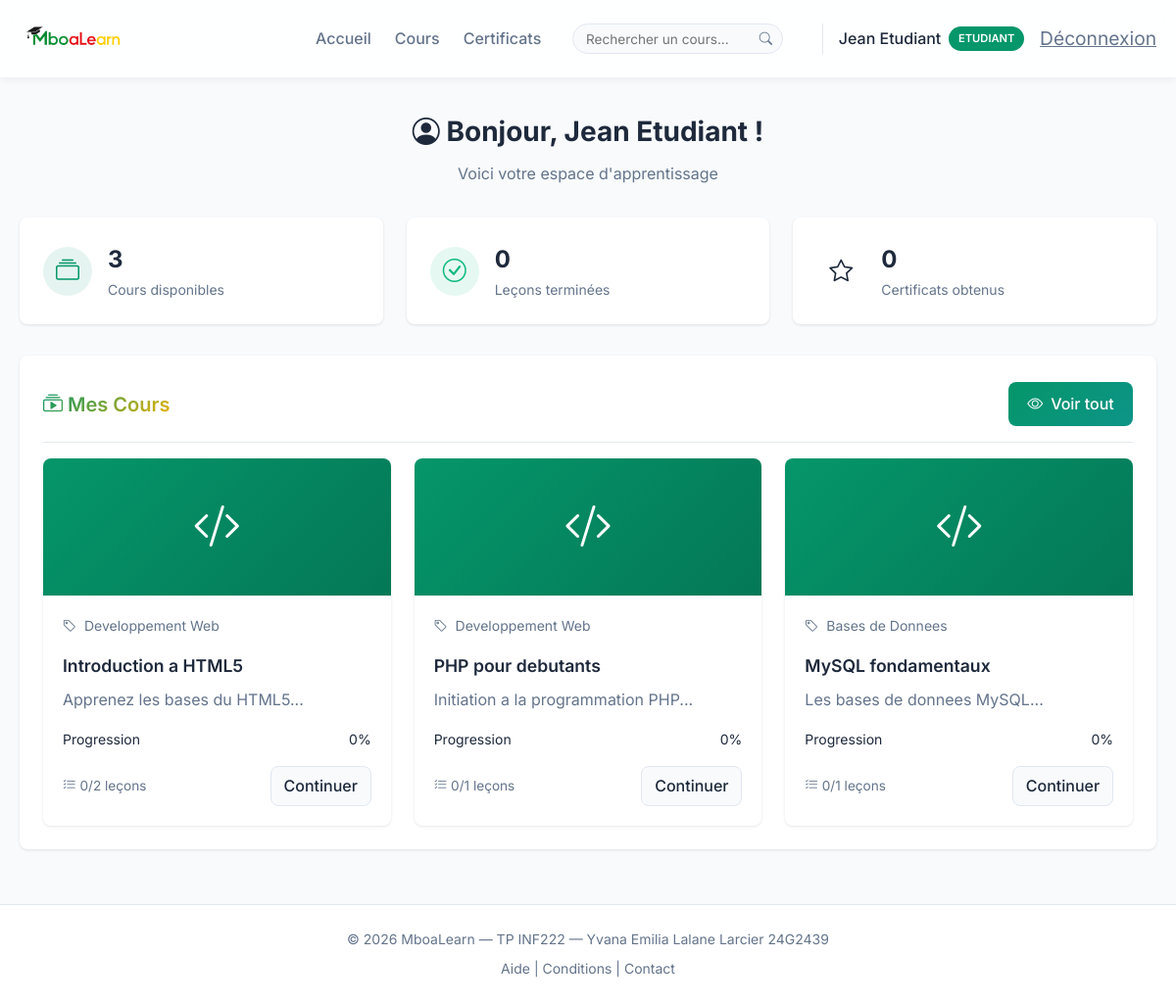
Page /dashboard.php (signed in) on the committed database.
### tables this page shows
CREATE TABLE users (
    id INT AUTO_INCREMENT PRIMARY KEY,
    nom VARCHAR(100) NOT NULL,
    email VARCHAR(150) UNIQUE NOT NULL,
    password VARCHAR(255) NOT NULL,
    role ENUM('etudiant', 'enseignant', 'promoteur') DEFAULT 'etudiant',
    date_inscription TIMESTAMP DEFAULT CURRENT_TIMESTAMP
);

CREATE TABLE cours (
    id INT AUTO_INCREMENT PRIMARY KEY,
    titre VARCHAR(200) NOT NULL,
    description TEXT,
    module_id INT,
    enseignant_id INT,
    date_creation TIMESTAMP DEFAULT CURRENT_TIMESTAMP,
    FOREIGN KEY (module_id) REFERENCES modules(id) ON DELETE SET NULL,
    FOREIGN KEY (enseignant_id) REFERENCES users(id) ON DELETE SET NULL
);

CREATE TABLE modules (
    id INT AUTO_INCREMENT PRIMARY KEY,
    nom VARCHAR(150) NOT NULL,
    description TEXT,
    date_creation TIMESTAMP DEFAULT CURRENT_TIMESTAMP
);

### includes/auth.php (called while the page is built, shortened)
<?php
require_once __DIR__ . '/../config/database.php';
function is_logged_in() {
    return isset($_SESSION['user_id']);
}
function has_role($role) {
    return isset($_SESSION['user_role']) && $_SESSION['user_role'] === $role;
}
function get_user_info() {
    global $pdo;
    $stmt = $pdo->prepare("SELECT id, nom, email, role FROM users WHERE id = ?");
    $stmt->execute([$_SESSION['user_id']]);
    return $stmt->fetch();
}

### dashboard.php (the view, shortened to what this page needs)
<?php
require_once 'config/database.php';
require_once 'includes/auth.php';
$etudiant_id = $_SESSION['user_id'];
$stmt = $pdo->prepare("
    SELECT c.id, c.titre, c.description, m.nom as module_nom,
           COUNT(DISTINCT l.id) as total_lecons,
           COUNT(DISTINCT CASE WHEN p.statut = 'termine' THEN l.id END) as lecons_terminees,
           AVG(CASE WHEN r.note IS NOT NULL THEN r.note ELSE NULL END) as moyenne
    FROM cours c
    LEFT JOIN modules m ON c.module_id = m.id
    LEFT JOIN lecons l ON c.id = l.cours_id
    LEFT JOIN progression p ON l.id = p.lecon_id AND p.etudiant_id = ?
    LEFT JOIN evaluations e ON l.id = e.lecon_id
    LEFT JOIN resultats r ON e.id = r.evaluation_id AND r.etudiant_id = ?
    GROUP BY c.id, c.titre, c.description, m.nom
    ORDER BY c.date_creation DESC
");
$stmt->execute([$etudiant_id, $etudiant_id]);
$cours = $stmt->fetchAll();
$stmt = $pdo->prepare("
    SELECT cert.*, m.nom as module_nom
    FROM certificats cert
    JOIN modules m ON cert.module_id = m.id
    WHERE cert.etudiant_id = ?
    ORDER BY cert.date_obtention DESC
");
$stmt->execute([$etudiant_id]);
$certificats = $stmt->fetchAll();
?>
<!DOCTYPE html>
<html lang="fr">
<head>
    <link rel="stylesheet" href="https://cdn.jsdelivr.net/npm/bootstrap-icons@1.11.3/font/bootstrap-icons.min.css">
    <link rel="stylesheet" href="assets/css/style.css">
</head>
<body>
    <?php include 'includes/header.php'; ?>
    <div class="dashboard-header">
        <h1><i class="bi bi-person-circle"></i> Bonjour, <?php echo htmlspecialchars($user['nom']); ?> !</h1>
        <p>Voici votre espace d'apprentissage</p>
    </div>
    <div class="stats-grid">
        <div class="stat-card">
            <div class="stat-icon blue">
                <i class="bi bi-collection"></i>
            </div>
            <div class="stat-info">
                <h3><?php echo count($cours); ?></h3>
                <p>Cours disponibles</p>
            </div>
        </div>
        <div class="stat-card">
            <div class="stat-icon green">
                <i class="bi bi-check-circle"></i>
            </div>
            <div class="stat-info">
                <h3><?php
                    $total_lecons_terminees = 0;
                    foreach ($cours as $c) {
                        $total_lecons_terminees += $c['lecons_terminees'];
                    }
                    echo $total_lecons_terminees;
                ?></h3>
                <p>Leçons terminées</p>
            </div>
        </div>
        <div class="stat-card">
            <div class="stat-icon orange">
                <i class="bi bi-star"></i>
            </div>
            <div class="stat-info">
                <h3><?php echo count($certificats); ?></h3>
                <p>Certificats obtenus</p>
            </div>
        </div>
    </div>
    <div class="card">
        <div class="card-header">
            <h2 class="card-title"><i class="bi bi-collection-play"></i> Mes Cours</h2>
            <a href="cours.php" class="btn-primary">
                <i class="bi bi-eye"></i> Voir tout
            </a>
        </div>
        <?php if (empty($cours)): ?>
            <div class="card-content text-center" style="padding: 2rem;">
                <i class="bi bi-inbox" style="font-size: 3rem; color: var(--text-muted);"></i>
                <p style="margin-top: 1rem;">Aucun cours pour le moment</p>
                <a href="cours.php" class="btn-primary mt-2">Découvrir les cours</a>
            </div>
        <?php else: ?>
            <div class="grid grid-2">
                <?php foreach (array_slice($cours, 0, 4) as $c): ?>
                    <?php
                    $progression = $c['total_lecons'] > 0 ?
                        round(($c['lecons_terminees'] / $c['total_lecons']) * 100) : 0;
                    ?>
                    <div class="course-card">
                        <div class="course-image">
                            <i class="bi <?php echo $c['module_nom'] ? 'bi-code-slash' : 'bi-book'; ?>"></i>
                        </div>
                        <div class="course-content">
                            <div class="course-meta">
                                <span><i class="bi bi-tag"></i> <?php echo htmlspecialchars($c['module_nom'] ?? 'Non assigné'); ?></span>
                            </div>
                            <h3 class="course-title"><?php echo htmlspecialchars($c['titre']); ?></h3>
                            <p class="card-content" style="margin-bottom: 1rem;">
                                <?php echo htmlspecialchars(substr($c['description'] ?? '', 0, 80)); ?>...
                            </p>
                            <div class="progress-text">
                                <span>Progression</span>
                                <span><?php echo $progression; ?>%</span>
                            </div>
                            <div style="margin-top: 1rem; display: flex; justify-content: space-between; align-items: center;">
                                <span class="text-muted" style="font-size: 0.85rem;">
                                    <i class="bi bi-list-check"></i>
                                    <?php echo $c['lecons_terminees']; ?>/<?php echo $c['total_lecons']; ?> leçons
                                </span>
                                <a href="cours.php?view=<?php echo $c['id']; ?>" class="btn-secondary" style="padding: 0.4rem 0.8rem;">
                                    Continuer
                                </a>
                            </div>
                        </div>
                    </div>
                <?php endforeach; ?>
            </div>
        <?php endif; ?>
    </div>
    <?php include 'includes/footer.php'; ?>
</body>
</html>

### includes/header.php (shortened to what this page needs)
<?php
$base_url = '/MboaLearn';
$user = get_user_info();
?>
<!DOCTYPE html>
<html lang="fr">
<head>
    <link rel="stylesheet" href="https://cdn.jsdelivr.net/npm/bootstrap-icons@1.11.3/font/bootstrap-icons.min.css">
    <link rel="stylesheet" href="<?php echo $base_url; ?>/assets/css/style.css?v=<?php echo time(); ?>">
</head>
<body>
    <nav class="navbar">
        <div class="nav-container">
            <a href="<?php echo $base_url; ?>/index.html" class="nav-brand">
                <img src="<?php echo $base_url; ?>/assets/images/mboalearn.png" alt="MboaLearn" class="nav-logo">
            </a>
            <?php if (is_logged_in()): ?>
            <div class="nav-menu">
                <a href="<?php echo $base_url; ?>/dashboard.php" class="nav-link">
                    Accueil
                </a>
                <?php if (has_role('etudiant')): ?>
                    <a href="<?php echo $base_url; ?>/cours.php" class="nav-link">
                        Cours
                    </a>
                    <a href="<?php echo $base_url; ?>/certificats.php" class="nav-link">
                        Certificats
                    </a>
                    <form action="<?php echo $base_url; ?>/cours.php" method="GET" class="nav-search">
                        <input type="text" name="search" placeholder="Rechercher un cours..."
                               class="nav-search-input" value="<?php echo htmlspecialchars($_GET['search'] ?? ''); ?>">
                        <button type="submit" class="nav-search-btn">
                            <i class="bi bi-search"></i>
                        </button>
                    </form>
                <?php endif; ?>
                <div class="nav-user">
                    <span class="user-info">
                        <?php echo $user['nom']; ?>
                        <span class="badge"><?php echo ucfirst($user['role']); ?></span>
                    </span>
                    <a href="<?php echo $base_url; ?>/logout.php" class="btn-logout">
                        Déconnexion
                    </a>
                </div>
            </div>
            <?php endif; ?>
        </div>
    </nav>
    <main class="main-content">
        <div class="container">

### includes/footer.php (shortened to what this page needs)
        </div>
    </main>
    <footer class="footer">
        <div class="container">
            <p>&copy; 2026 MboaLearn — TP INF222 — Yvana Emilia Lalane Larcier 24G2439</p>
            <p class="footer-links">
                <a href="#">Aide</a> |
                <a href="#">Conditions</a> |
                <a href="#">Contact</a>
            </p>
        </div>
    </footer>
</body>
</html>

### rows in the picture
users: nom "Jean Etudiant", role "ETUDIANT"
cours: module.nom "Developpement Web", titre "Introduction a HTML5", description "Apprenez les bases du HTML5", progression "0", lecons_terminees "0", total_lecons "2"
cours: module.nom "Developpement Web", titre "PHP pour debutants", description "Initiation a la programmation PHP", progression "0", lecons_terminees "0", total_lecons "1"
cours: module.nom "Bases de Donnees", titre "MySQL fondamentaux", description "Les bases de donnees MySQL", progression "0", lecons_terminees "0", total_lecons "1"

### other values in the picture
count($cours) "3"
$total_lecons_terminees "0"
count($certificats) "0"
